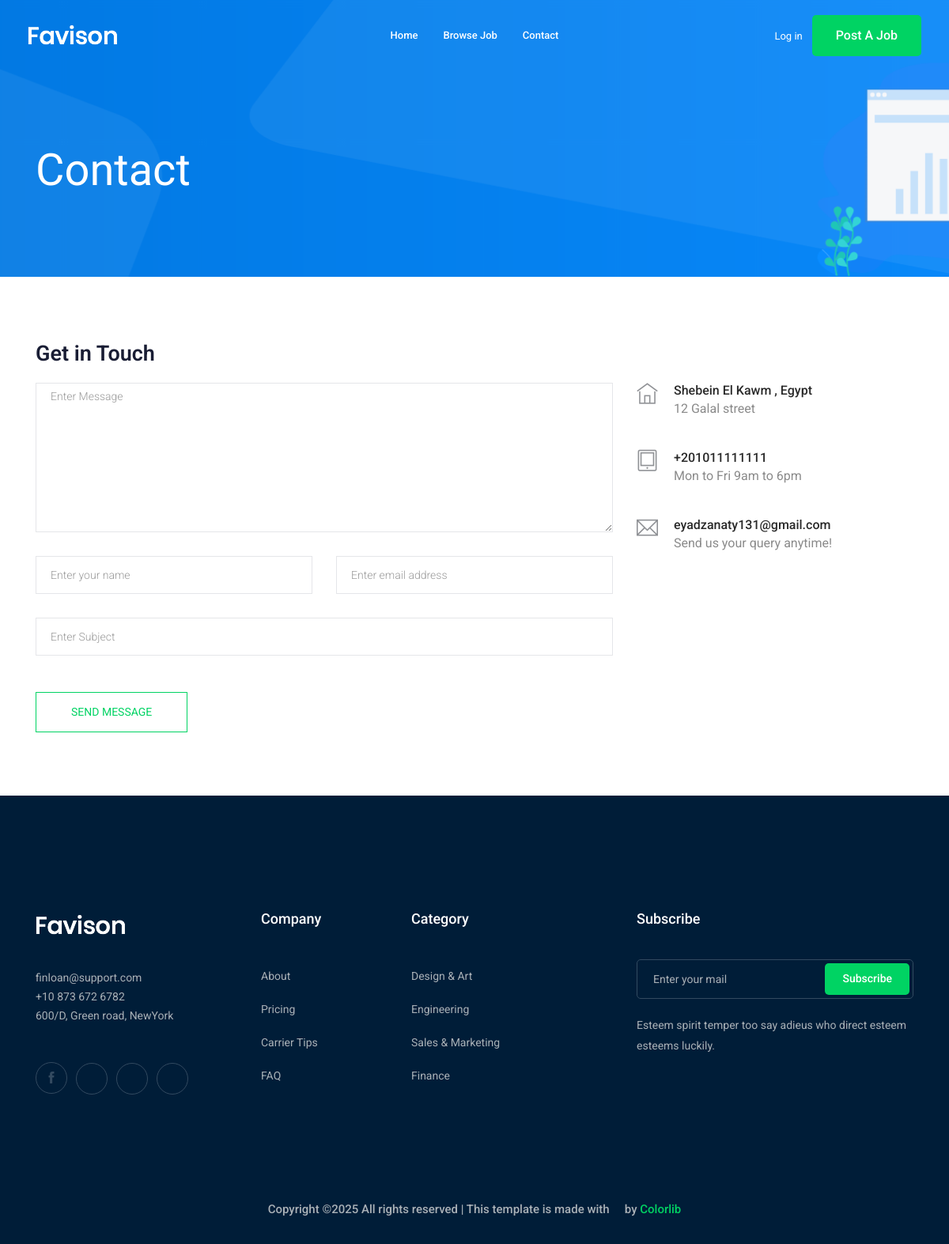
Page /Contact/ on the committed database.
### contact/models.py (models this page shows, shortened)
class Info(models.Model):
    location= models.CharField(max_length= 50)
    street= models.CharField(max_length= 50)
    phone_number = PhoneNumberField()
    email= models.EmailField(max_length=30, null=True, blank=True)

### contact/views.py (the view, shortened to what this page needs)
# urls.py: path('', views.send_message, name='contact'),
def send_message(request):
    myinfo=Info.objects.first()
    context= {'info': myinfo}
    return render(request, 'contact/contact.html', context)

### contact/templates/contact/contact.html (shortened to what this page needs)
{% extends 'base.html' %}
{% block body %}
    <div class="bradcam_area bradcam_bg_1">
        <div class="container">
            <div class="row">
                <div class="col-xl-12">
                    <div class="bradcam_text">
                        <h3>contact</h3>
                    </div>
                </div>
            </div>
        </div>
    </div>
  <section class="contact-section section_padding">
    <div class="container">
      <div class="row">
        <div class="col-12">
          <h2 class="contact-title">Get in Touch</h2>
        </div>
        <div class="col-lg-8">
          <form class="form-contact contact_form" method="post" novalidate="novalidate">
            <div class="row">
              <div class="col-12">
                <div class="form-group">
                    <textarea class="form-control w-100" name="message" id="message" cols="30" rows="9" onfocus="this.placeholder = ''" onblur="this.placeholder = 'Enter Message'" placeholder = 'Enter Message'></textarea>
                </div>
              </div>
              <div class="col-sm-6">
                <div class="form-group">
                  <input class="form-control" name="name" id="name" type="text" onfocus="this.placeholder = ''" onblur="this.placeholder = 'Enter your name'" placeholder = 'Enter your name'>
                </div>
              </div>
              <div class="col-sm-6">
                <div class="form-group">
                  <input class="form-control" name="email" id="email" type="email" onfocus="this.placeholder = ''" onblur="this.placeholder = 'Enter email address'" placeholder = 'Enter email address'>
                </div>
              </div>
              <div class="col-12">
                <div class="form-group">
                  <input class="form-control" name="subject" id="subject" type="text" onfocus="this.placeholder = ''" onblur="this.placeholder = 'Enter Subject'" placeholder = 'Enter Subject'>
                </div>
              </div>
            </div>
            <div class="form-group mt-3">
              <button type="submit" class="button button-contactForm btn_4 boxed-btn">Send Message</button>
            </div>
          </form>
        </div>
        <div class="col-lg-4">
          <div class="media contact-info">
            <span class="contact-info__icon"><i class="ti-home"></i></span>
            <div class="media-body">
              <h3>{{info.location}}</h3>
              <p>{{info.street}}</p>
            </div>
          </div>
          <div class="media contact-info">
            <span class="contact-info__icon"><i class="ti-tablet"></i></span>
            <div class="media-body">
              <h3>{{info.phone_number}}</h3>
              <p>Mon to Fri 9am to 6pm</p>
            </div>
          </div>
          <div class="media contact-info">
            <span class="contact-info__icon"><i class="ti-email"></i></span>
            <div class="media-body">
              <h3>{{info.email}}</h3>
              <p>Send us your query anytime!</p>
            </div>
          </div>
        </div>
      </div>
    </div>
  </section>
{% endblock body %}

### rows in the picture
Info: location "Shebein El Kawm , Egypt", street "12 Galal street", phone_number "+201011111111", email "eyadzanaty131@gmail.com"
